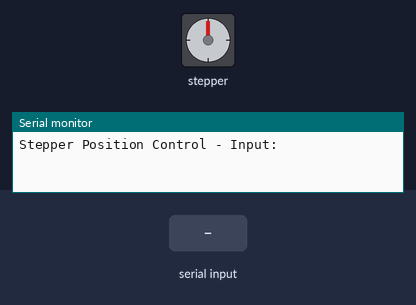
The sketch below on a simulated Arduino Uno, built with avr-gcc and run on an emulated ATmega328P. On the bench: stepper motor, the last lines printed to the serial monitor. Inputs (shaded band) come from the test bench. Stepper angles assume 200 steps per turn.

Above: at 1.2 s.
1.3 s: "90,45\n" received over Serial
At 1.8 s:
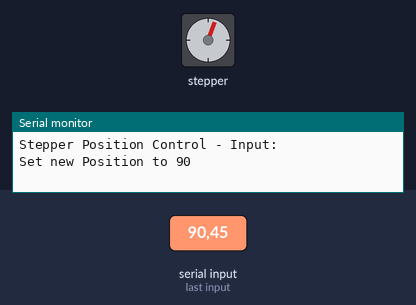
At 2.43 s:
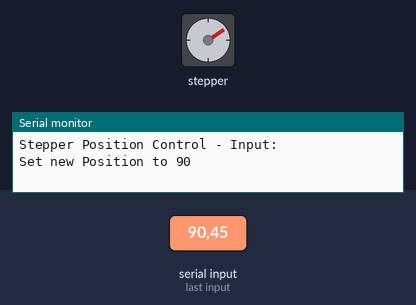
4.3 s: "200\n" received over Serial
At 4.63 s:
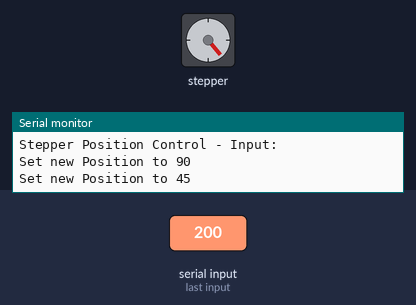
Timing chart, 0 to 11.9 s (numbered marks = the images above; inputs shaded):
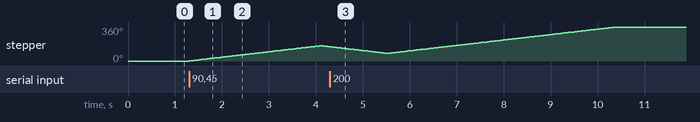

The sketch:

sketch_may29.ino
```cpp
#include <AccelStepper.h>

#define STEP_PIN 3
#define DIR_PIN 4

AccelStepper stepper(1, STEP_PIN, DIR_PIN);

void setup() {

  Serial.begin(9600);
  Serial.println("Stepper Position Control - Input:");

  stepper.setMaxSpeed(32);
  stepper.setAcceleration(1000);
  // stepper.setSpeed(32);

}


void loop() {

  stepper.runToPosition();

  if (Serial.available() > 0) {
    int newPos = Serial.parseFloat();   // read the entered number (RPM)
      if (newPos != 0){
        if (newPos == 9999) {newPos = 0;};
        stepper.moveTo(newPos);
        Serial.print("Set new Position to ");
        Serial.println(newPos);
      }

  }


} // end loop
```

Measured:
- after the input at 1.3 s, stepper: turns 162° clockwise in 2.8 s, then 11° counter-clockwise in 0.16 s
